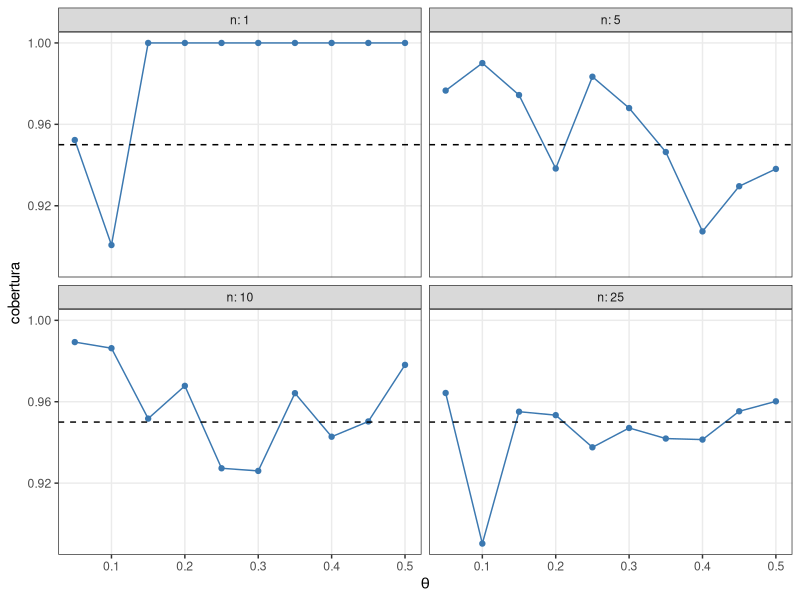

Write the R code that produced this figure.
## ---- chunk 1
#| fig-width: 8
#| fig-align: center
library(ggplot2)

set.seed(1234)

# Definir cantidad de repeticiones
reps_n <- 10000

# Definir valores de 'n'
n_vector <- c(1, 5, 10, 25)

# Definir valores de 'theta'
theta_vector <- seq(0.05, 0.5, by = 0.05)

# Definir hiperparámetros del prior
a_prior <- 0.5
b_prior <- 0.5

# Crear matriz para almacenar las coberturas empíricas
coberturas <- matrix(
    nrow = length(n_vector),
    ncol = length(theta_vector)
)

for (i in seq_along(n_vector)) {
    for (j in seq_along(theta_vector)) {
        n <- n_vector[i]
        theta <- theta_vector[j]
        y_rvs <- rbinom(reps_n, n, theta)
        a_posterior <- a_prior + y_rvs
        b_posterior <- b_prior + (n - y_rvs)
        ic_lower <- qbeta(0.025, a_posterior, b_posterior)
        ic_upper <- qbeta(0.975, a_posterior, b_posterior)
        cobertura <- mean(theta > ic_lower & theta < ic_upper)
        cat("n=", n, "theta=", theta, "cobertura=", cobertura, "\n")
        coberturas[i, j] <- cobertura
    }
}

# Crear combinaciones entre los valores de 'n' y 'theta'
datos <- as.data.frame(expand.grid(n_vector, theta_vector))

# Asignar nombres de columnas mas claros
colnames(datos) <- c("n", "theta")

# Transformar matriz en vector y guardar como columna del data frame
datos$cobertura <- as.vector(coberturas)

# Graficar con ggplot2
ggplot(datos, aes(x = theta, y = cobertura)) +
    geom_line(color = "#3b78b0") +
    geom_point(color = "#3b78b0") +
    geom_hline(yintercept = 0.95, linetype = "dashed") +
    labs(x = expression(theta)) +
    facet_wrap(~ n, labeller = label_both) +
    theme_bw() +
    theme(
        panel.grid.minor = element_blank()
    )
